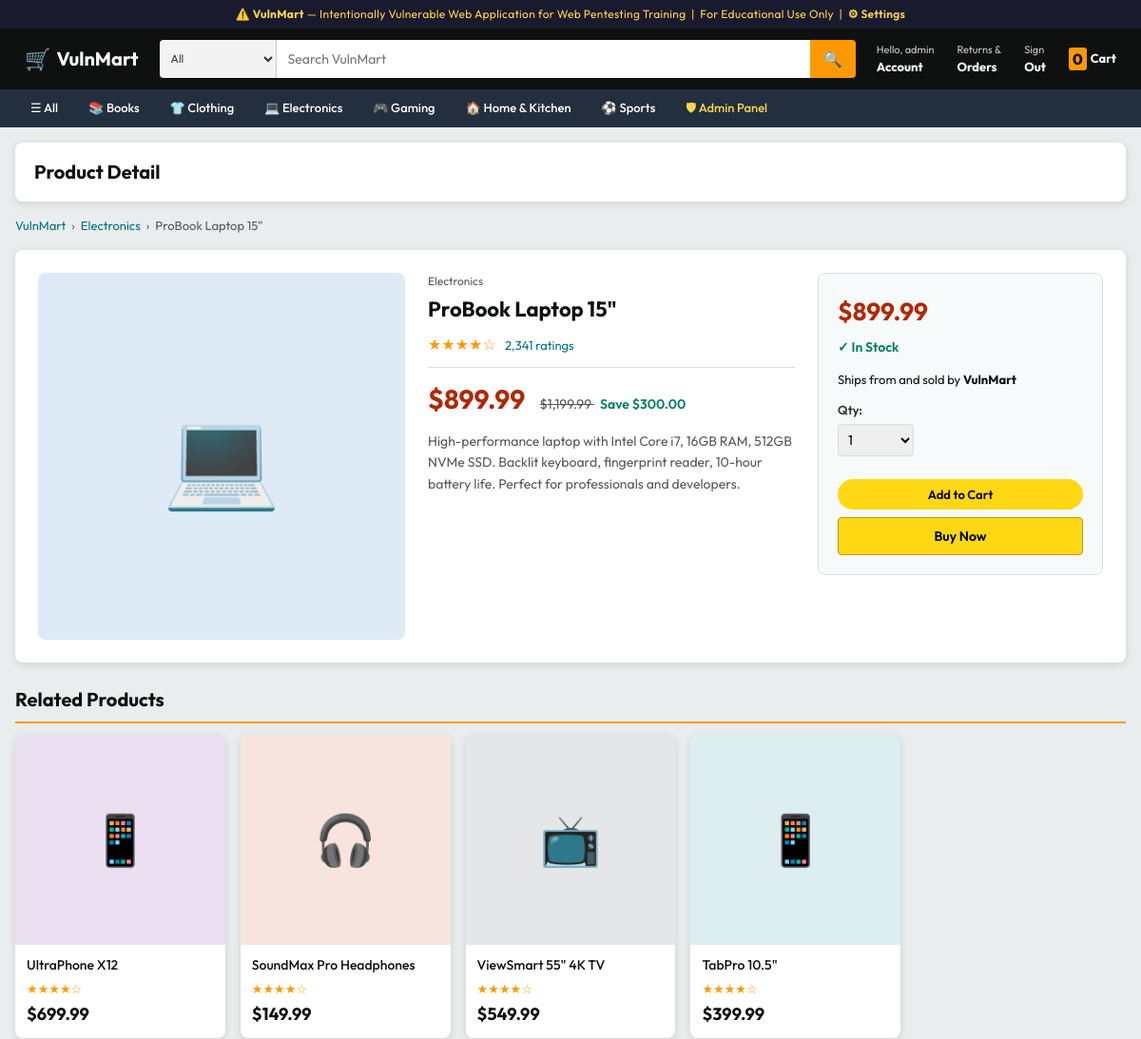
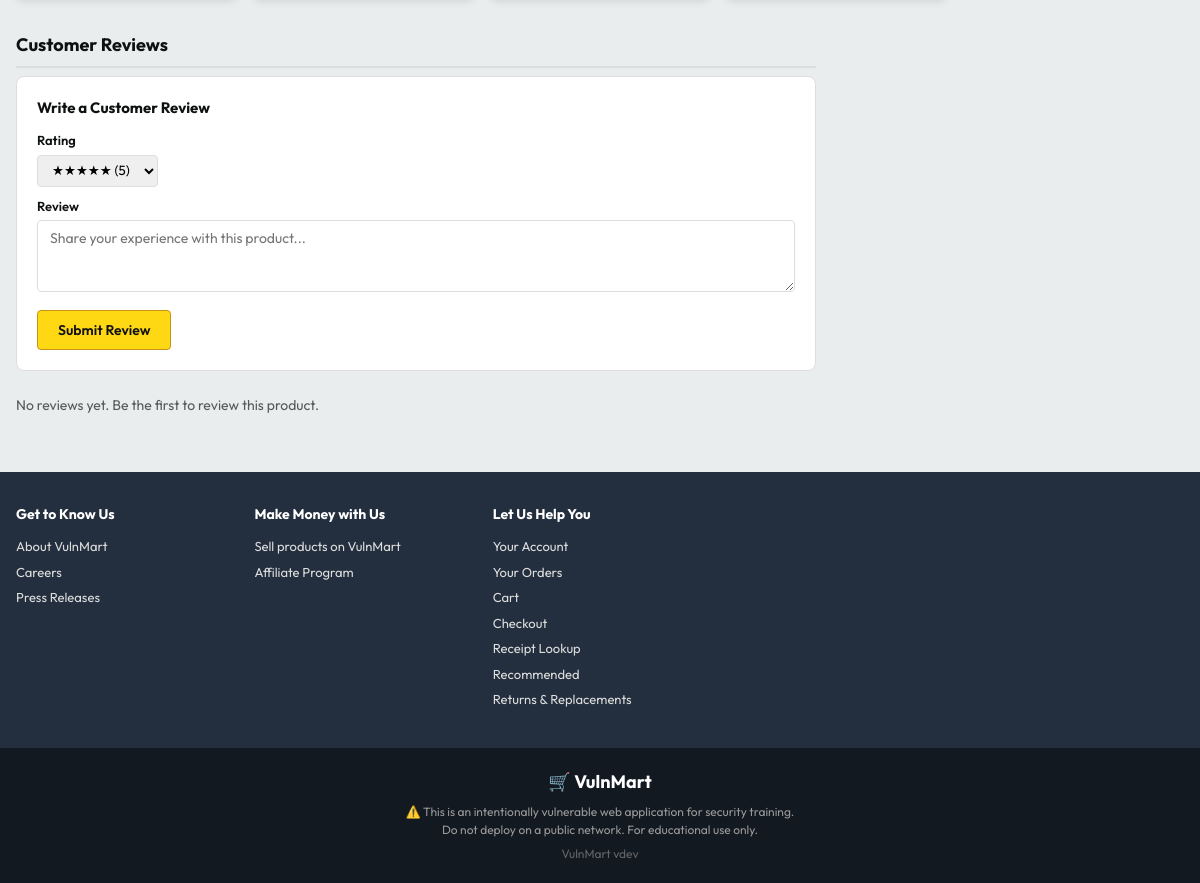
The app's page /product.php (signed in) with its own data (2 pictures, top to bottom).
### tables this page shows
CREATE TABLE categories (
    id INT AUTO_INCREMENT PRIMARY KEY,
    name VARCHAR(50) NOT NULL,
    slug VARCHAR(50) UNIQUE NOT NULL,
    icon VARCHAR(10)
);

CREATE TABLE products (
    id INT AUTO_INCREMENT PRIMARY KEY,
    name VARCHAR(200) NOT NULL,
    description TEXT,
    price DECIMAL(10,2) NOT NULL,
    original_price DECIMAL(10,2),
    category_id INT,
    stock INT DEFAULT 100,
    rating DECIMAL(2,1) DEFAULT 4.0,
    review_count INT DEFAULT 0,
    badge VARCHAR(30),
    image_color VARCHAR(7) DEFAULT '#FF9900',
    FOREIGN KEY (category_id) REFERENCES categories(id)
);

### src/config.php (called while the page is built, shortened)
<?php
function isLoggedIn(): bool {
    return isset($_SESSION['user_id']);
}
function isAdmin(): bool {
    return isset($_SESSION['role']) && $_SESSION['role'] === 'admin';
}

### src/includes/db.php (called while the page is built, shortened)
<?php
require_once __DIR__ . '/../config.php';
function getDB(): mysqli {
    static $conn = null;
    if ($conn === null) {
        $conn = new mysqli(DB_HOST, DB_USER, DB_PASS, DB_NAME);
        $conn->set_charset("utf8mb4");
    }
    return $conn;
}

### src/product.php (the view, shortened to what this page needs)
<?php
require_once __DIR__ . '/config.php';
require_once __DIR__ . '/includes/db.php';
$conn     = getDB();
$diff     = getDifficulty('product');
$id       = $_GET['id'] ?? '1';
$product  = null;
if ($diff === 'low') {
    $sql = "SELECT p.*, c.name AS cat_name FROM products p
            LEFT JOIN categories c ON p.category_id = c.id
            WHERE p.id = {$id}";
    $res = $conn->query($sql);
    if (!$res) {
        $sqlError = $conn->error;
    } elseif ($res->num_rows > 0) {
        $product = $res->fetch_assoc();
    }
}
$pid_safe      = intval($id);
$reviews = [];
$relatedProducts = [];
if ($product) {
    $cat_id = (int)$product['category_id'];
    $rel = $conn->query("SELECT * FROM products WHERE category_id = {$cat_id} AND id != {$pid_safe} LIMIT 4");
    if ($rel) while ($r = $rel->fetch_assoc()) $relatedProducts[] = $r;
}
function stars(float $r): string {
    return str_repeat('★', (int)$r) . str_repeat('☆', 5-(int)$r);
}
$icons = ['1'=>'💻','2'=>'📱','3'=>'🎧','4'=>'📺','5'=>'📱','6'=>'📷',
          '7'=>'👕','8'=>'👖','9'=>'🧥','10'=>'👟','11'=>'📖','12'=>'📗',
          '13'=>'📘','14'=>'☕','15'=>'💡','16'=>'🎒','17'=>'🎮',
          '18'=>'🪑','19'=>'🖱','20'=>'🧘','21'=>'⌚'];
include __DIR__ . '/includes/header.php';
?>
<div class="page-header">
    <h1>Product Detail</h1>
</div>
<?php if ($product): ?>
<div class="breadcrumb">
    <a href="/">VulnMart</a> &rsaquo;
    <a href="/category.php?slug=<?= urlencode($product['cat_name'] ?? '') ?>"><?= htmlspecialchars($product['cat_name'] ?? 'Category') ?></a> &rsaquo;
    <span><?= htmlspecialchars($product['name']) ?></span>
</div>
<div class="product-detail">
    <div class="product-detail-image" style="background:<?= htmlspecialchars($product['image_color'] ?? '#EEE') ?>22">
        <?= $icons[$product['id']] ?? '📦' ?>
    </div>
    <div class="product-detail-info">
        <p style="font-size:12px;color:var(--text-muted);margin-bottom:4px;"><?= htmlspecialchars($product['cat_name'] ?? '') ?></p>
        <h1 class="product-title"><?= htmlspecialchars($product['name']) ?></h1>
        <div class="product-stars">
            <?= stars((float)$product['rating']) ?>
            <span style="font-size:13px;color:#007185;margin-left:6px;"><?= number_format((int)$product['review_count']) ?> ratings</span>
        </div>
        <div style="border-top:1px solid var(--border);margin:12px 0;"></div>
        <div class="product-price-large" style="font-size:28px;font-weight:700;color:#B12704;">
            $<?= number_format((float)$product['price'], 2) ?>
            <?php if ($product['original_price'] > $product['price']): ?>
            <span style="font-size:14px;color:var(--text-muted);text-decoration:line-through;font-weight:400;margin-left:10px;">
                $<?= number_format((float)$product['original_price'], 2) ?>
            </span>
            <span style="font-size:14px;color:var(--success);font-weight:600;margin-left:6px;">
                Save $<?= number_format($product['original_price'] - $product['price'], 2) ?>
            </span>
            <?php endif; ?>
        </div>
        <p class="product-desc"><?= htmlspecialchars($product['description']) ?></p>
    </div>
    <div class="buy-box">
        <div class="buy-price">$<?= number_format((float)$product['price'], 2) ?></div>
        <div class="in-stock">✓ In Stock</div>
        <div style="font-size:13px;margin-bottom:12px;">Ships from and sold by <strong>VulnMart</strong></div>
        <form method="POST" action="/cart.php">
            <div class="form-group">
                <label>Qty:</label>
                <select name="quantity" style="padding:6px;border:1px solid var(--border);border-radius:4px;width:80px;">
                    <option>1</option><option>2</option><option>3</option>
                </select>
            </div>
            <button type="submit" class="add-to-cart-btn">Add to Cart</button>
            <button type="submit" class="btn" style="width:100%;margin-top:8px;background:#FFD814;border:1px solid #C89411;">Buy Now</button>
        </form>
    </div>
</div>
<?php if (!empty($relatedProducts)): ?>
<div class="section-header" style="margin-top:24px;">
    <h2 class="section-title">Related Products</h2>
</div>
<div class="product-grid">
    <?php foreach ($relatedProducts as $r): ?>
    <a href="/product.php?id=<?= $r['id'] ?>" class="product-card">
        <div class="product-image" style="background:<?= htmlspecialchars($r['image_color'] ?? '#EEE') ?>22"><?= $icons[$r['id']] ?? '📦' ?></div>
        <div class="product-info">
            <div class="product-name"><?= htmlspecialchars($r['name']) ?></div>
            <div class="product-stars"><?= stars((float)$r['rating']) ?></div>
            <div class="product-price"><span class="price-current">$<?= number_format((float)$r['price'], 2) ?></span></div>
        </div>
    </a>
    <?php endforeach; ?>
</div>
<?php endif; ?>
<div style="max-width:800px;margin-top:32px;">
    <h2 style="font-size:18px;font-weight:700;margin-bottom:8px;padding-bottom:8px;border-bottom:2px solid var(--border);">
        Customer Reviews
    </h2>
    <div style="background:var(--card-bg);border:1px solid var(--border);border-radius:var(--radius);padding:20px;margin-bottom:24px;">
        <h3 style="font-size:15px;font-weight:700;margin-bottom:12px;">Write a Customer Review</h3>
        <form method="POST" action="/product.php?id=<?= $pid_safe ?>">
            <div style="margin-bottom:10px;">
                <label style="font-size:13px;font-weight:600;display:block;margin-bottom:4px;">Rating</label>
                <select name="rating" style="padding:6px 10px;border:1px solid var(--border);border-radius:4px;font-family:inherit;">
                    <option value="5">★★★★★ (5)</option>
                </select>
            </div>
            <div style="margin-bottom:12px;">
                <label style="font-size:13px;font-weight:600;display:block;margin-bottom:4px;">Review</label>
                <textarea name="review_text" rows="3" placeholder="Share your experience with this product..."
                    style="width:100%;padding:8px 12px;border:1px solid var(--border);border-radius:4px;font-family:inherit;font-size:14px;resize:vertical;"></textarea>
            </div>
            <button type="submit" class="btn btn-primary" style="width:auto;">Submit Review</button>
        </form>
    </div>
    <?php if (empty($reviews)): ?>
    <p style="color:var(--text-muted);font-size:14px;">No reviews yet. Be the first to review this product.</p>
    <?php endif; ?>
</div>
<?php endif; ?>
<?php include __DIR__ . '/includes/footer.php'; ?>

### src/includes/header.php (shortened to what this page needs)
<?php
require_once __DIR__ . '/../includes/db.php';
$_cat_icons = [
    'books'        => '📚',
    'clothing'     => '👕',
    'electronics'  => '💻',
    'gaming'       => '🎮',
    'home-kitchen' => '🏠',
    'sports'       => '⚽',
];
$_categories = [];
$_cats = getDB()->query("SELECT * FROM categories ORDER BY name");
if ($_cats) {
    while ($r = $_cats->fetch_assoc()) {
        $r['icon'] = $_cat_icons[$r['slug']] ?? '';
        $_categories[] = $r;
    }
}
?>
<!DOCTYPE html>
<html lang="en">
<head>
    <link rel="stylesheet" href="/assets/css/style.css">
</head>
<body>
<div class="training-banner">
    ⚠️ <strong>VulnMart</strong> — Intentionally Vulnerable Web Application for Web Pentesting Training &nbsp;|&nbsp; For Educational Use Only
    <?php if (isAdmin()): ?>
    &nbsp;|&nbsp; <a href="/admin/settings.php" style="color:#FFD54F;font-weight:600;">⚙ Settings</a>
    <?php endif; ?>
</div>
<header class="site-header">
    <div class="header-inner">
        <a href="/" class="site-logo">
            <span class="logo-icon">🛒</span>
            <span>VulnMart</span>
        </a>
        <form action="/search.php" method="GET" class="header-search">
            <select name="cat" class="search-cat-select">
                <option value="">All</option>
            </select>
            <input type="text" name="q" placeholder="Search VulnMart"
                   value="<?= isset($_GET['q']) ? htmlspecialchars($_GET['q']) : '' ?>"
                   class="search-input" autocomplete="off">
            <button type="submit" class="search-btn">🔍</button>
        </form>
        <div class="header-actions">
            <?php if (isLoggedIn()): ?>
            <a href="/profile.php" class="header-action-link">
                <span class="action-label">Hello, <?= htmlspecialchars($_SESSION['username']) ?></span>
                <span class="action-main">Account</span>
            </a>
            <a href="/orders.php" class="header-action-link">
                <span class="action-label">Returns &amp;</span>
                <span class="action-main">Orders</span>
            </a>
            <a href="/logout.php" class="header-action-link">
                <span class="action-label">Sign</span>
                <span class="action-main">Out</span>
            </a>
            <?php endif; ?>
            <a href="/cart.php" class="header-cart">
                <span class="cart-qty"><?= array_sum($_SESSION['cart'] ?? []) ?></span>
                <span>Cart</span>
            </a>
        </div>
    </div>
</header>
<nav class="cat-nav">
    <div class="cat-nav-inner">
        <a href="/" class="cat-nav-link">☰ All</a>
        <?php foreach ($_categories as $c): ?>
        <a href="/category.php?slug=<?= htmlspecialchars($c['slug']) ?>" class="cat-nav-link">
            <?= $c['icon'] ?> <?= htmlspecialchars($c['name']) ?>
        </a>
        <?php endforeach; ?>
        <?php if (isAdmin()): ?>
        <a href="/admin/index.php" class="cat-nav-link cat-nav-admin">🛡 Admin Panel</a>
        <?php endif; ?>
    </div>
</nav>
<main class="site-main">

### records on screen
categories: icon "📚", name "Books"
categories: icon "👕", name "Clothing"
categories: icon "💻", name "Electronics"
categories: icon "🎮", name "Gaming"
categories: icon "🏠", name "Home & Kitchen"
categories: icon "⚽", name "Sports"
products: category.name "Electronics", name "ProBook Laptop 15\"", id "💻", rating "★★★★☆", review_count "2,341", price "899.99", original_price "1,199.99", $product['original_price'] - $product['price'] "300.00", description "High-performance laptop with Intel Core i7, 16GB RAM, 512GB NVMe SSD. Backlit keyboard, fingerprint reader, 10-hour battery life. Perfect for professionals and developers."
products: id "📱", name "UltraPhone X12", rating "★★★★☆", price "699.99"
products: id "🎧", name "SoundMax Pro Headphones", rating "★★★★☆", price "149.99"
products: id "📺", name "ViewSmart 55\" 4K TV", rating "★★★★☆", price "549.99"
products: id "📱", name "TabPro 10.5\"", rating "★★★★☆", price "399.99"

### other values on screen
$_SESSION['username'] "admin"
array_sum($_SESSION['cart'] ?? []) "0"
defined('VULNMART_VERSION') ? VULNMART_VERSION : 'dev' "dev"
